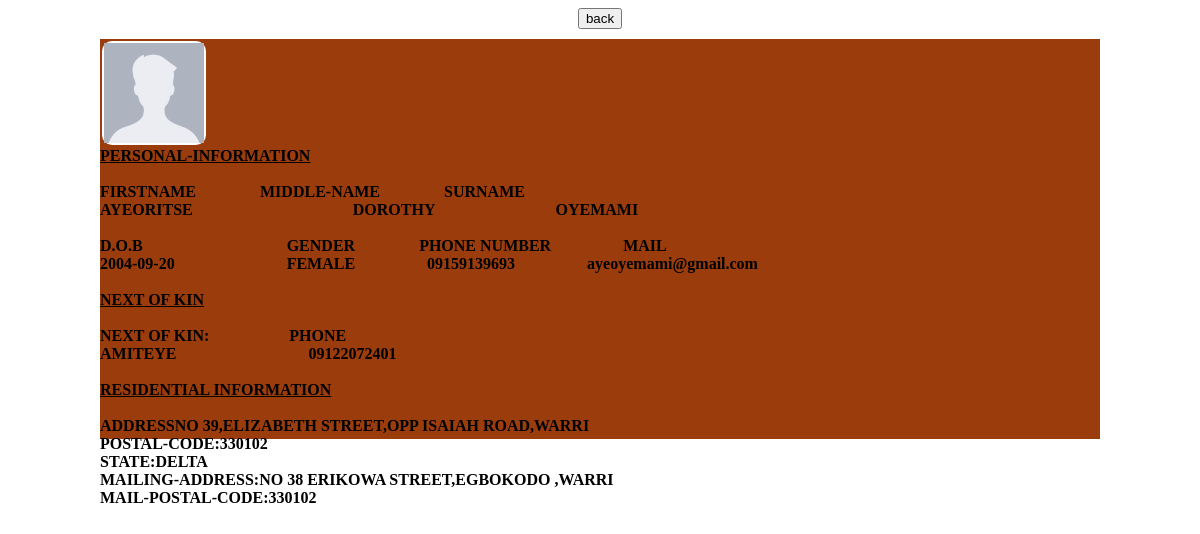
Page /search_result.php?data=AYEORITSE on the committed database.
### tables this page shows
CREATE TABLE `registration` (
  `id` varchar(10) NOT NULL,
  `registration-date` date NOT NULL,
  `firstname` varchar(20) NOT NULL,
  `middlename` varchar(20) NOT NULL,
  `surname` varchar(20) NOT NULL,
  `d.o.b` date NOT NULL,
  `age` varchar(3) NOT NULL,
  `gender` varchar(10) NOT NULL,
  `marital` varchar(11) NOT NULL,
  `occupation` varchar(20) NOT NULL,
  `nationality` varchar(20) NOT NULL,
  `phone.no` varchar(11) NOT NULL,
  `mail` varchar(30) NOT NULL,
  `next of kin` varchar(20) NOT NULL,
  `phone` varchar(11) NOT NULL,
  `address` varchar(100) NOT NULL,
  `postal.code` varchar(10) NOT NULL,
  `state` varchar(11) NOT NULL,
  `m.address` varchar(100) NOT NULL,
  `m.postal.code` varchar(10) NOT NULL,
  `m.state` varchar(11) NOT NULL,
  `payment` varchar(20) NOT NULL
);

### search_result.php (the view, shortened to what this page needs)
<?php
include "db_conn.php";
?>
<!DOCTYPE html>
<html lang="en">
<head>
    <link rel="stylesheet" href="style4.css">
</head>
<body>
<a href="search.php"> <button>back</button> </a><br>
<div class="wrapper">
<div class="cont">
<?php
$data=$_GET['data'];
$sql = "SELECT * FROM `registration` WHERE firstname='$data'";
$result = mysqli_query($conn,$sql);
if($result)
{
    $row=mysqli_fetch_assoc($result);
    echo '<div class="pic"><img src="male profile.png" alt="example"> </div> <br>';
    echo '<b><u>PERSONAL-INFORMATION</u>';
    echo '<br><br><b>FIRSTNAME';
    echo str_repeat('&nbsp;',16).'MIDDLE-NAME';
    echo str_repeat('&nbsp;',16).'SURNAME';
    echo '<br>'.$row['firstname'];
    echo  str_repeat('&nbsp;',40).$row['middlename'];
    echo str_repeat('&nbsp;',30).$row['surname'];
    echo '<br><br>D.O.B';
    echo str_repeat('&nbsp;',36).'GENDER';
    echo str_repeat('&nbsp;',16).'PHONE NUMBER';
    echo  str_repeat('&nbsp;',18).'MAIL';
    echo '<br>'.$row['d.o.b'];
    echo  str_repeat('&nbsp;',28).$row['gender'];
    echo  str_repeat('&nbsp;',18).$row['phone.no'];
    echo  str_repeat('&nbsp;',18).$row['mail'];
    echo '<br><br><b><u>NEXT OF KIN</u>';
    echo '<br><br>'.'NEXT OF KIN:';
    echo str_repeat('&nbsp;',20).'PHONE';
    echo '<br>'.$row['next of kin'];
    echo str_repeat('&nbsp;',33).$row['phone'];
    echo '<br><br><b><u>RESIDENTIAL INFORMATION</u>';
    echo '<br><br>ADDRESS'.$row['address'].'';
    echo '<br>POSTAL-CODE:'.$row['postal.code'].'';
    echo '<br>STATE:'.$row['state'].'';
    echo '<br>MAILING-ADDRESS:'.$row['m.address'].'';
    echo '<br>MAIL-POSTAL-CODE:'.$row['m.postal.code'].'';
    echo '<br><STATE:'.$row['m.state'].'';
}
?>
</div>
</body>
</html>

### style4.css (style rules this page uses)
body { text-align: center; }
img { width: 100%; height: 100%; }
.pic { text-align: left; border: 2px solid white; height: 100px; width: 100px; margin: 2px; border-radius: 10px; display: inline-block; }
.wrapper { display: inline-block; }
.cont { text-align: left; height: 400px; width: 1000px; background-color: rgb(155, 60, 12); margin: 10px; }

### rows in the picture
registration: firstname "AYEORITSE", middlename "DOROTHY", surname "OYEMAMI", o "2004-09-20", gender "FEMALE", no "09159139693", mail "ayeoyemami@gmail.com", next of kin "AMITEYE", phone "09122072401", address "NO 39,ELIZABETH STREET,OPP ISAIAH ROAD,WARRI", code "330102", state "DELTA", address "NO 38 ERIKOWA STREET,EGBOKODO ,WARRI", postal "330102"
